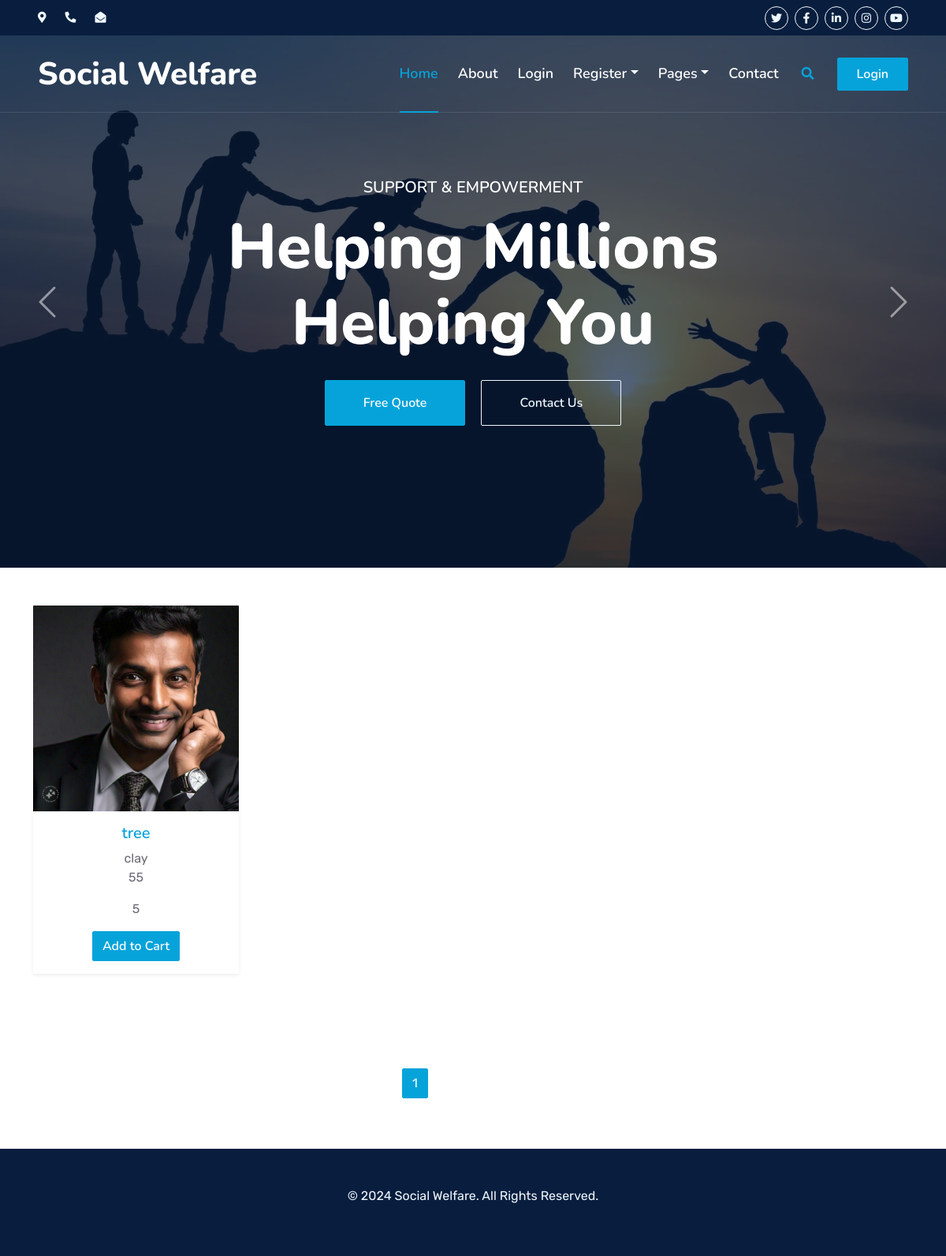
The page /ecompage on the database as committed earlier.
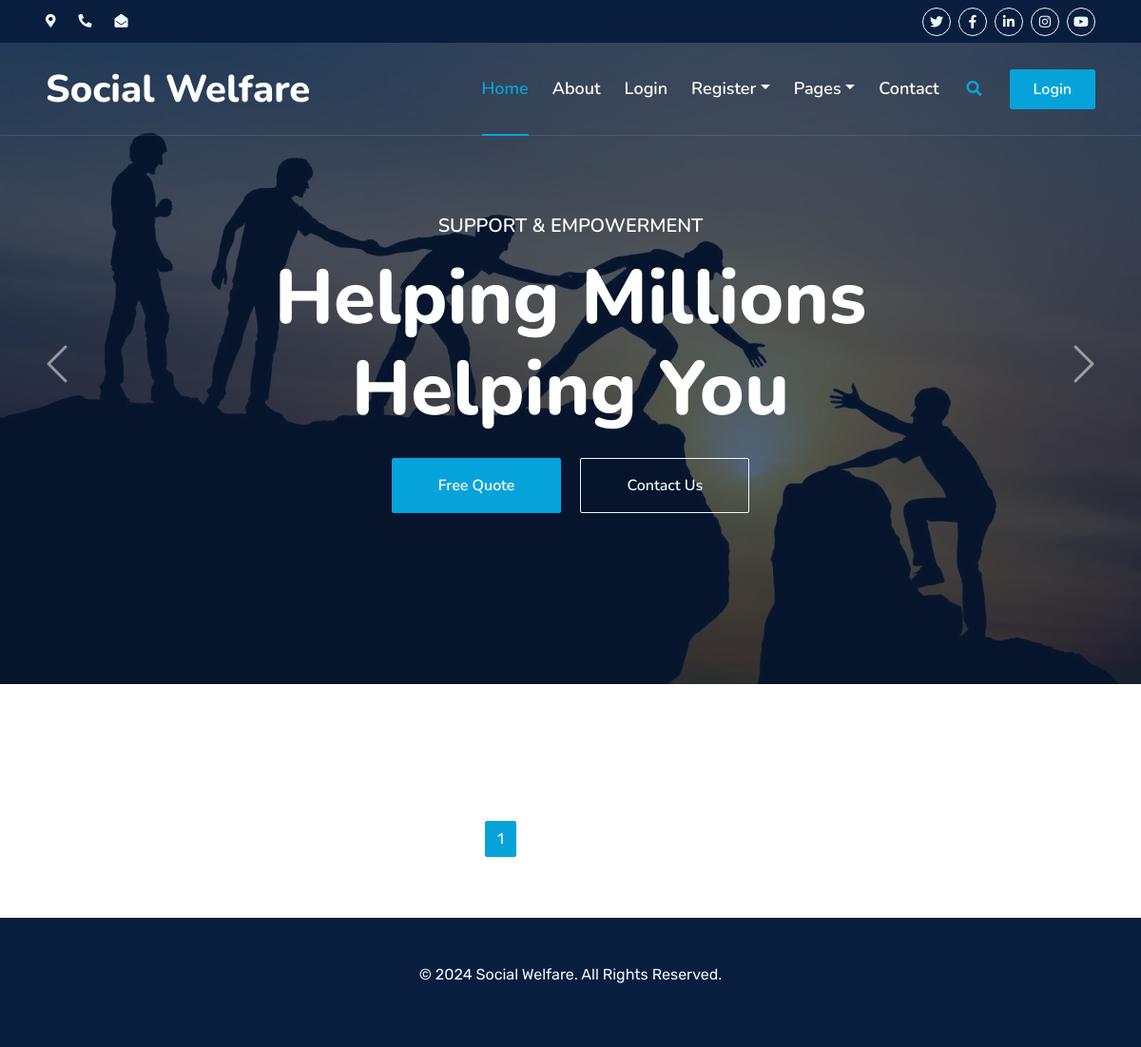
The same page on the database as committed later.
### home/models.py (models this page shows, shortened)
class products(models.Model):
    name=models.CharField(max_length=150,unique=True)
    slug =models.SlugField(max_length=250,unique=True)
    img=models.ImageField(upload_to='product')
    desc=models.TextField()
    stock=models.IntegerField()
    available=models.BooleanField()
    price=models.IntegerField()
    category=models.ForeignKey(categ,on_delete=models.CASCADE)
    date=models.DateTimeField()
    org_id=models.ForeignKey(Organization,on_delete=models.CASCADE)
    class Meta:
        ordering = ['-date']
    def get_url(self):
        return reverse('detail',args=[self.category.slug,self.slug])

class categ(models.Model):
    name=models.CharField(max_length=200,unique=True)
    slug=models.SlugField(max_length=200,unique=True)
    def __str__(self):
        return '{}'.format(self.name)

### home/views.py (the view)
# urls.py: path('ecompage', views.ecompage, name='ecompage'),
def ecompage(request,c_slug=None):
    if c_slug != None:
        c_page = get_object_or_404(categ, slug=c_slug)  # c_page=men
        prodt = products.objects.filter(category=c_page,available=True)  # select * from product where category=men,available=true;
    else:
        prodt = products.objects.all().filter(available=True)
    cat = categ.objects.all()
    p = Paginator(prodt, 1)  # 6 represent how many items u want to display in home #para-objlist,item for each page
    pageNum = int(request.GET.get('page', 1))  # fetch page num from url(href-page)
    print(pageNum)
    try:
        proe = p.page(pageNum)
        print(proe)
    except(EmptyPage, InvalidPage):
        proe = p.page(p.num_pages)
        print('hlo', proe)
    return render(request, 'products.html', {'pro': prodt, 'ct': cat, 'pr': proe})

### templates/products.html (shortened to what this page needs)
{% load static %}
<!DOCTYPE html>
<html lang="en">
<head>
    <link href="https://cdnjs.cloudflare.com/ajax/libs/font-awesome/5.10.0/css/all.min.css" rel="stylesheet">
    <link href="https://cdn.jsdelivr.net/npm/bootstrap-icons@1.4.1/font/bootstrap-icons.css" rel="stylesheet">
    <link href="{% static 'lib/owlcarousel/assets/owl.carousel.min.css' %}" rel="stylesheet">
    <link href="{% static 'lib/animate/animate.min.css' %}" rel="stylesheet">
    <link href="{% static 'css/bootstrap.min.css' %}" rel="stylesheet">
    <link href="{% static 'css/style.css' %}" rel="stylesheet">
</head>
<body>
    <div class="container-fluid bg-dark px-5 d-none d-lg-block">
        <div class="row gx-0">
            <div class="col-lg-8 text-center text-lg-start mb-2 mb-lg-0">
                <div class="d-inline-flex align-items-center" style="height: 45px;">
                    <small class="me-3 text-light"><i class="fa fa-map-marker-alt me-2"></i></small>
                    <small class="me-3 text-light"><i class="fa fa-phone-alt me-2"></i></small>
                    <small class="text-light"><i class="fa fa-envelope-open me-2"></i></small>
                </div>
            </div>
            <div class="col-lg-4 text-center text-lg-end">
                <div class="d-inline-flex align-items-center" style="height: 45px;">
                    <a class="btn btn-sm btn-outline-light btn-sm-square rounded-circle me-2" href=""><i class="fab fa-twitter fw-normal"></i></a>
                    <a class="btn btn-sm btn-outline-light btn-sm-square rounded-circle me-2" href=""><i class="fab fa-facebook-f fw-normal"></i></a>
                    <a class="btn btn-sm btn-outline-light btn-sm-square rounded-circle me-2" href=""><i class="fab fa-linkedin-in fw-normal"></i></a>
                    <a class="btn btn-sm btn-outline-light btn-sm-square rounded-circle me-2" href="https://www.instagram.com/akshai.ii/?igsh=MWUyeDFiZmg1bGxtYQ%3D%3D"><i class="fab fa-instagram fw-normal"></i></a>
                    <a class="btn btn-sm btn-outline-light btn-sm-square rounded-circle" href=""><i class="fab fa-youtube fw-normal"></i></a>
                </div>
            </div>
        </div>
    </div>
    <div class="container-fluid position-relative p-0">
        <nav class="navbar navbar-expand-lg navbar-dark px-5 py-3 py-lg-0">
            <a href="index.html" class="navbar-brand p-0">
                <h1 class="m-0"></i>Social Welfare</h1>
            </a>
            <div class="collapse navbar-collapse" id="navbarCollapse">
                <div class="navbar-nav ms-auto py-0">
                    <a href="index.html" class="nav-item nav-link active">Home</a>
                    <a href="about.html" class="nav-item nav-link">About</a>
                    <a href="{% url 'ecompage' %}" class="nav-item nav-link">Login</a>
                    <div class="nav-item dropdown">
                        <a href="#" class="nav-link dropdown-toggle" data-bs-toggle="dropdown">Register</a>
                    </div>
                    <div class="nav-item dropdown">
                        <a href="#" class="nav-link dropdown-toggle" data-bs-toggle="dropdown">Pages</a>
                    </div>
                    <a href="contact.html" class="nav-item nav-link">Contact</a>
                </div>
                <butaton type="button" class="btn text-primary ms-3" data-bs-toggle="modal" data-bs-target="#searchModal"><i class="fa fa-search"></i></butaton>
                <a href="" class="btn btn-primary py-2 px-4 ms-3">Login</a>
            </div>
        </nav>
        <div id="header-carousel" class="carousel slide carousel-fade" data-bs-ride="carousel">
            <div class="carousel-inner">
                <div class="carousel-item active">
                    <img class="w-100" src="{% static 'img/sw2.jpg' %}" alt="Image">
                    <div class="carousel-caption d-flex flex-column align-items-center justify-content-center">
                        <div class="p-3" style="max-width: 900px;">
                            <h5 class="text-white text-uppercase mb-3 animated slideInDown">Support & Empowerment</h5>
                            <h1 class="display-1 text-white mb-md-4 animated zoomIn">Helping Millions Helping You</h1>
                            <a href="quote.html" class="btn btn-primary py-md-3 px-md-5 me-3 animated slideInLeft">Free Quote</a>
                            <a href="" class="btn btn-outline-light py-md-3 px-md-5 animated slideInRight">Contact Us</a>
                        </div>
                    </div>
                </div>
            </div>
            <button class="carousel-control-prev" type="button" data-bs-target="#header-carousel"
                data-bs-slide="prev">
                <span class="carousel-control-prev-icon" aria-hidden="true"></span>
            </button>
            <button class="carousel-control-next" type="button" data-bs-target="#header-carousel"
                data-bs-slide="next">
                <span class="carousel-control-next-icon" aria-hidden="true"></span>
            </button>
        </div>
    </div>
    <div class="container py-5">
        <div class="row">
            {% for i in pr %}
            <div class="col-lg-3 col-md-4 col-sm-6 mb-4">
                <div class="card border-0 shadow-sm">
                    <img src="{{i.img.url}}" class="card-img-top" alt="Product 1">
                    <div class="card-body text-center">
                        <h5 class="card-title"><a href="{{i.get_url}}">{{i.name}}</a></h5>
                        <div class="cat">
									<span>{{i.category}}</span>
								</div>
                        <p class="card-text">{{i.price}}</p>
                        <p class="card-text">{{i.stock}}</p>
                        <button class="btn btn-primary">Add to Cart</button>
                    </div>
                </div>
            </div>
            {% endfor %}
        </div>
    </div>
					<div class="row my-5">
						<div class="col-md-3 offset-md-5">
							<nav aria-label="Page navigation example">
								<ul class="pagination">
									{% for i in pr.paginator.page_range %}
									<li class="page-item{% if pr.number == i %} active{% endif %}">
										<a class="page-link" href="?page={{i}}">{{i}}</a>
									</li>
									{% endfor %}
								</ul>
							</nav>
						</div>
					</div>
    <div class="container-fluid bg-dark text-light py-5">
        <div class="row">
            <div class="col-lg-12 text-center">
                <p>&copy; 2024 Social Welfare. All Rights Reserved.</p>
            </div>
        </div>
    </div>
</body>
</html>

### static/css/style.css (style rules this page uses)
:root { --primary: #06A3DA; --secondary: #34AD54; --light: #EEF9FF; --dark: #091E3E; }
h1, h2, .fw-bold { font-weight: 800 !important; }
h5, h6, .fw-medium { font-weight: 600 !important; }
.btn { font-family: 'Nunito', sans-serif; font-weight: 600; transition: .5s; }
.btn-primary, .btn-secondary { color: #FFFFFF; box-shadow: inset 0 0 0 50px transparent; }
.btn-sm-square { width: 30px; height: 30px; }
.btn-square, .btn-sm-square, .btn-lg-square { padding-left: 0; padding-right: 0; text-align: center; }
.navbar-dark .navbar-nav .nav-link { font-family: 'Nunito', sans-serif; position: relative; margin-left: 25px; padding: 35px 0; color: #FFFFFF; font-size: 18px; font-weight: 600; outline: none; transition: .5s; }
.navbar-dark .navbar-nav .nav-link:hover, .navbar-dark .navbar-nav .nav-link.active { color: var(--primary); }
.navbar-dark .navbar-brand h1 { color: #FFFFFF; }
@media (min-width: 992px) { .navbar-dark { position: absolute; width: 100%; top: 0; left: 0; border-bottom: 1px solid rgba(256, 256, 256, .1); z-index: 999; } }
@media (min-width: 992px) { .navbar-dark .navbar-nav .nav-link::before { position: absolute; content: ""; width: 0; height: 2px; bottom: -1px; left: 50%; background: var(--primary); transition: .5s; } }
@media (min-width: 992px) { .navbar-dark .navbar-nav .nav-link:hover::before, .navbar-dark .navbar-nav .nav-link.active::before { width: 100%; left: 0; } }
.carousel-caption { top: 0; left: 0; right: 0; bottom: 0; background: rgba(9, 30, 62, .7); z-index: 1; }
.carousel-control-prev, .carousel-control-next { width: 10%; }
.carousel-control-prev-icon, .carousel-control-next-icon { width: 3rem; height: 3rem; }

Rows that differ between the two databases and show on the page:
removed products: img (picture), name "tree", category "clay", price "55", stock "5"
